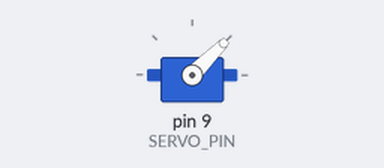
Recording of a sketch running on a simulated Arduino Uno, built with avr-gcc and run on an emulated ATmega328P. Shown: servo. Random numbers use the default seed unless the sketch sets one.

Above: at 0.2 s.
Timing chart, 0 to 40.0 s (numbered marks = the images above):
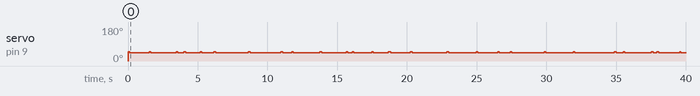

Measured:
- by itself, servo on pin 9 (SERVO_PIN): 0° → 49° at 0.02 s, → 45° 0.11 s later, → 49° 1.4 s later, → 45° 0.12 s later, … (52 changes in this stretch)

The sketch:

sketch_XboxBot.ino
```cpp
#include <Servo.h>

#define SERVO_PIN 9

// Create our servo object(s)
Servo servo;

// This code runs once at startup
void setup() {
  servo.attach(SERVO_PIN);

  // move servo to safe position
  safePos();
}

//
void pushButton() {
  // press button
  servo.write(49);
  delay(100 + random(50));

  // release button
  servo.write(45);
}

//
void safePos() {
  servo.write(0);
  delay(15);
}

// This code runs periodically
void loop() {
  // TODO - random button presses

  pushButton();

  delay(150 + random(3000));
}
```
